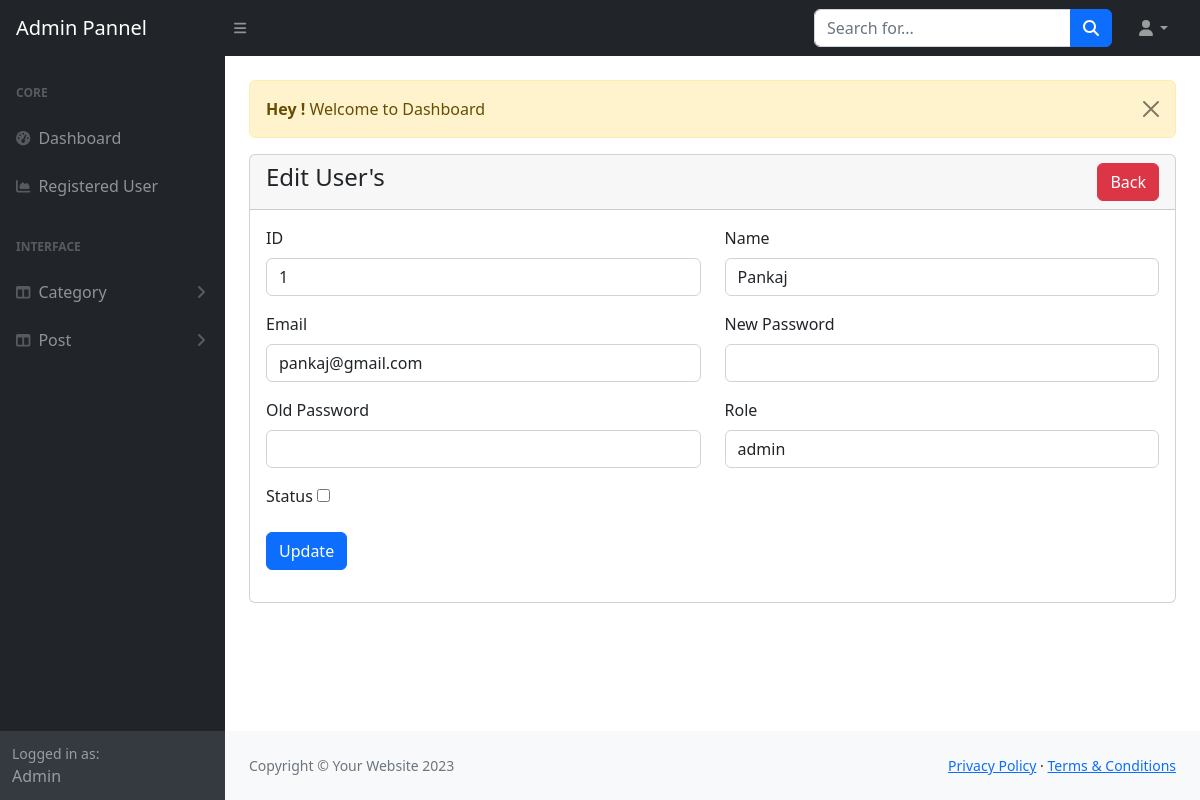
/admin/edit-admin.php?role=1 (signed in), run on the app's committed database.
### tables this page shows
CREATE TABLE `users` (
  `id` int(11) NOT NULL,
  `name` varchar(191) NOT NULL,
  `email` varchar(191) NOT NULL,
  `password` varchar(191) NOT NULL,
  `role` tinyint(11) NOT NULL DEFAULT 0,
  `status` tinyint(11) NOT NULL DEFAULT 0
);

### admin/edit-admin.php (the view, shortened to what this page needs)
<?php
include("Includes/header.php");
?>
<div class="container-fluid px-4">
   <div class="row mt-4">
      <div class="col-md-12 mb-3">
      <?php include('message.php') ?>
        <div class="card">
            <div class="card-header">
                <a href="view_user.php" class="btn btn-danger float-end"> Back</a>
                <h4>Edit User's</h4>
            </div>
            <div class="card-body">
                <?php
                if(isset($_GET['role'])){
                    if($_GET['role']=='1'){
                    $user_role = $_GET['role'];
                    $user_query = "SELECT * FROM users WHERE role ='$user_role' ";
                    $user_query_run = mysqli_query($conn, $user_query);
                    if(mysqli_num_rows($user_query_run) > 0){
                        foreach($user_query_run as $user){
                            ?>
                <form action="code.php" method="post">
                    <div class="row">
                    <div class="col-md-6 mb-3">
                            <label for="" class="form-label">ID</label>
                            <input type="text" readonly="true" value= "<?= $user['id'];?>" name="id" class="form-control">
                        </div>
                        <div class="col-md-6 mb-3">
                            <label for="" class="form-label">Name</label>
                            <input type="text"  value= "<?= $user['name'];?>" name="name" class="form-control">
                        </div>
                        <div class="col-md-6 mb-3">
                            <label for="" class="form-label">Email</label>
                            <input type="text" value= "<?= $user['email'];?>" name="email" class="form-control">
                        </div>
                        <div class="col-md-6 mb-3">
                            <label for="" class="form-label">New Password</label>
                            <input type="text" value= "" name="Newpassword" class="form-control">
                        </div>
                        <div class="col-md-6 mb-3">
                            <label for="" class="form-label">Old Password</label>
                            <input type="text" value= "" name="password" class="form-control">
                        </div>
                        <div class="col-md-6 mb-3">
                            <label for="" class="form-label">Role</label>
                            <select name="role" id="" class="form-control">
                                <option value="1" <?= $user['role']=="1" ? 'selected': '' ?>>admin</option>
                            </select>
                        </div>
                        <div class="col-md-6 mb-3">
                            <label for="" class="form-label">Status</label>
                            <input type="checkbox" name="status" class="" width="70px" height="70px" >
                        </div>
                        <div class="col-md-12 mb-3">
                           <Button class="btn btn-primary" name="update_btn" type="submit">Update</Button>
                        </div>
                    </div>
                </form>
                <?php
                        }
                    }else{
                        ?>
                        <h4>No Record found</h4>
                        <?php
                    }
                } else{
                    ?>
                    <h4>No Record found</h4>
                    <?php
                }
                }
                ?>
            </div>
        </div>
      </div>
  </div>
</div>
<?php
include("Includes/footer.php");
include("Includes/scripts.php");
?>

### data on the page
users: id "1", name "Pankaj", email "pankaj@gmail.com", role "admin"

### other printed values
$_SESSION['message'] "Welcome to Dashboard"
